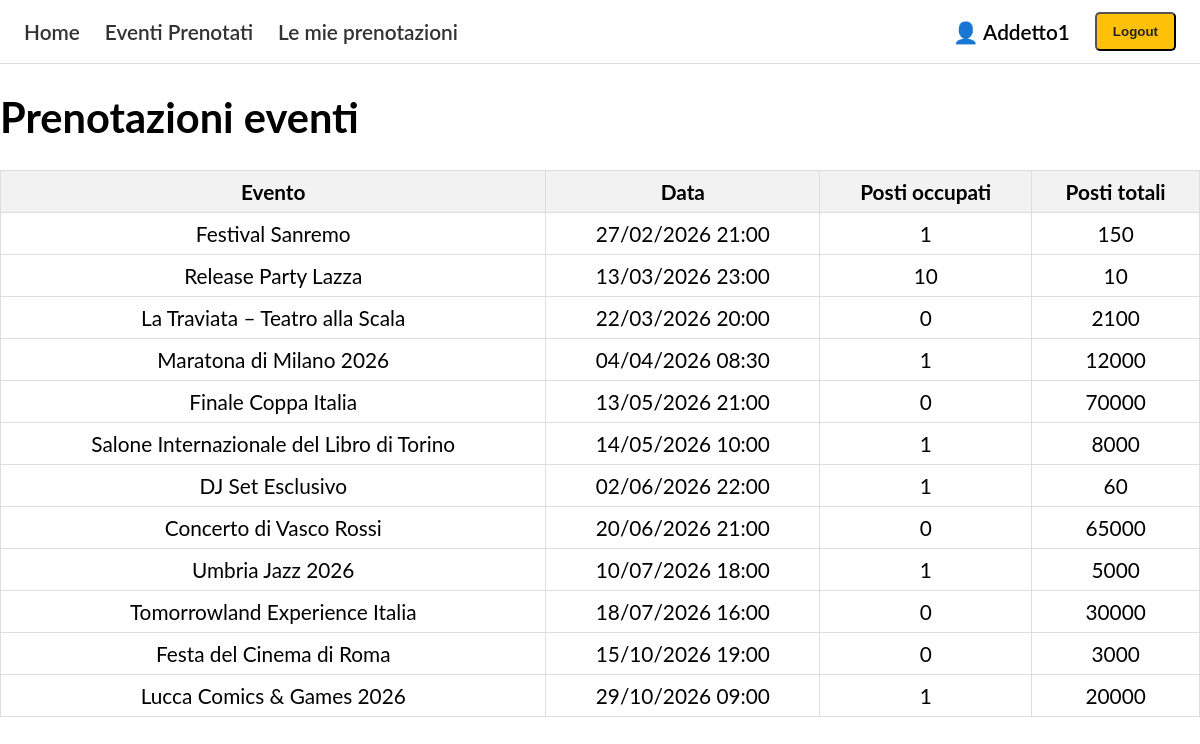
Screenshot of /catalog/prenotazioni-eventi/ (signed in) with the database file from the repository.
### catalog/models.py (models this page shows, shortened)
class Evento(models.Model):
    titolo = models.CharField(max_length=200)
    descrizione = models.TextField(blank=True)
    data = models.DateTimeField()
    posti_totali = models.PositiveIntegerField()
    creatore = models.ForeignKey(User, on_delete=models.CASCADE)
    immagine = models.ImageField(upload_to="eventi/",blank=True,null=True)
    class Meta:
        verbose_name = "Evento"
        verbose_name_plural = "Eventi"

### catalog/views.py (the view)
# urls.py: path('prenotazioni-eventi/',views.prenotazioni_eventi,name='prenotazioni-eventi'),
@staff_member_required
def prenotazioni_eventi(request):
    eventi = Evento.objects.filter(
        data__gt=timezone.now()
    ).order_by('data')
    return render(request, 'catalog/prenotazioni_eventi.html', {
        'eventi': eventi
    })

### catalog/templates/catalog/prenotazioni_eventi.html
{% extends "base_generic.html" %}
{% block content %}
<h1>Prenotazioni eventi</h1>
<table class="admin-table">
  <tr>
    <th>Evento</th>
    <th>Data</th>
    <th>Posti occupati</th>
    <th>Posti totali</th>
  </tr>
  {% for evento in eventi %}
  <tr>
    <td>{{ evento.titolo }}</td>
    <td>{{ evento.data|date:"d/m/Y H:i" }}</td>
    <td>{{ evento.prenotazione_set.count }}</td>
    <td>{{ evento.posti_totali }}</td>
  </tr>
  {% endfor %}
</table>
{% endblock %}

### catalog/templates/base_generic.html (shortened to what this page needs)
<!DOCTYPE html>
<html lang="en">
<head>
  {% load static %}
  <link rel="stylesheet" href="{% static 'css/styles.css' %}">
  <link rel="stylesheet" href="{% static 'css/home_layout.css' %}">
</head>
<body>
  <nav class="top-nav">
    <div class="nav-inner">
      <ul class="sidebar-nav">
        <li><a href="{% url 'index' %}">Home</a></li>
        {% if user.is_staff %}
        <li>
          <a href="{% url 'prenotazioni-eventi' %}">
            Eventi Prenotati
          </a>
        </li>
        {% endif %}
        {% if user.is_authenticated %}
        <li>
          <a href="{% url 'mie-prenotazioni' %}">
            Le mie prenotazioni
          </a>
        </li>
        <li class="nav-user">
          👤 {{ user.get_username }}
        </li>
        <li>
          <form method="post" action="{% url 'logout' %}?next={% url 'index' %}">
            <button type="submit" class="btn btn-warning">Logout</button>
          </form>
        </li>
        {% else %}
        <li><a href="{% url 'login' %}?next=/catalog/">Accedi</a></li>
        <li><a href="{% url 'signup' '/' %}">Registrati</a></li>
        {% endif %}
      </ul>
    </div>
  </nav>
  <div class="container">
    {% block content %}
    {% endblock %}
  </div>
</body>
</html>

### catalog/static/css/styles.css (style rules this page uses)
body { font-family: "Lato", sans-serif; font-size: 1.3em; margin: 0; padding: 0; }
.top-nav { position: sticky; top: 0; z-index: 1000; background-color: #fff; border-bottom: 1px solid #ddd; padding: 12px 24px; }
.sidebar-nav { display: flex; align-items: center; gap: 25px; list-style: none; margin: 0; padding: 0; }
.sidebar-nav a { text-decoration: none; font-weight: 600; color: #333; }
.nav-user { margin-left: auto; display: flex; align-items: center; gap: 8px; font-weight: 600; }
.btn { display: inline-block; padding: 10px 16px; border-radius: 5px; text-decoration: none; font-weight: 600; }
.btn-warning { background-color: #ffc107; color: #212529; }
.admin-table { width: 100%; border-collapse: collapse; margin-top: 20px; }
.admin-table th, .admin-table td { padding: 8px; border: 1px solid #ddd; text-align: center; }
.admin-table th { background-color: #f2f2f2; }

### rows the page displays
Evento: titolo "Festival Sanremo", data "27/02/2026 21:00", prenotazione_set.count "1", posti_totali "150"
Evento: titolo "Release Party Lazza", data "13/03/2026 23:00", prenotazione_set.count "10", posti_totali "10"
Evento: titolo "La Traviata – Teatro alla Scala", data "22/03/2026 20:00", prenotazione_set.count "0", posti_totali "2100"
Evento: titolo "Maratona di Milano 2026", data "04/04/2026 08:30", prenotazione_set.count "1", posti_totali "12000"
Evento: titolo "Finale Coppa Italia", data "13/05/2026 21:00", prenotazione_set.count "0", posti_totali "70000"
Evento: titolo "Salone Internazionale del Libro di Torino", data "14/05/2026 10:00", prenotazione_set.count "1", posti_totali "8000"
Evento: titolo "DJ Set Esclusivo", data "02/06/2026 22:00", prenotazione_set.count "1", posti_totali "60"
Evento: titolo "Concerto di Vasco Rossi", data "20/06/2026 21:00", prenotazione_set.count "0", posti_totali "65000"
Evento: titolo "Umbria Jazz 2026", data "10/07/2026 18:00", prenotazione_set.count "1", posti_totali "5000"
Evento: titolo "Tomorrowland Experience Italia", data "18/07/2026 16:00", prenotazione_set.count "0", posti_totali "30000"
Evento: titolo "Festa del Cinema di Roma", data "15/10/2026 19:00", prenotazione_set.count "0", posti_totali "3000"
Evento: titolo "Lucca Comics & Games 2026", data "29/10/2026 09:00", prenotazione_set.count "1", posti_totali "20000"

### other values shown
{{ user.get_username }} "Addetto1"
